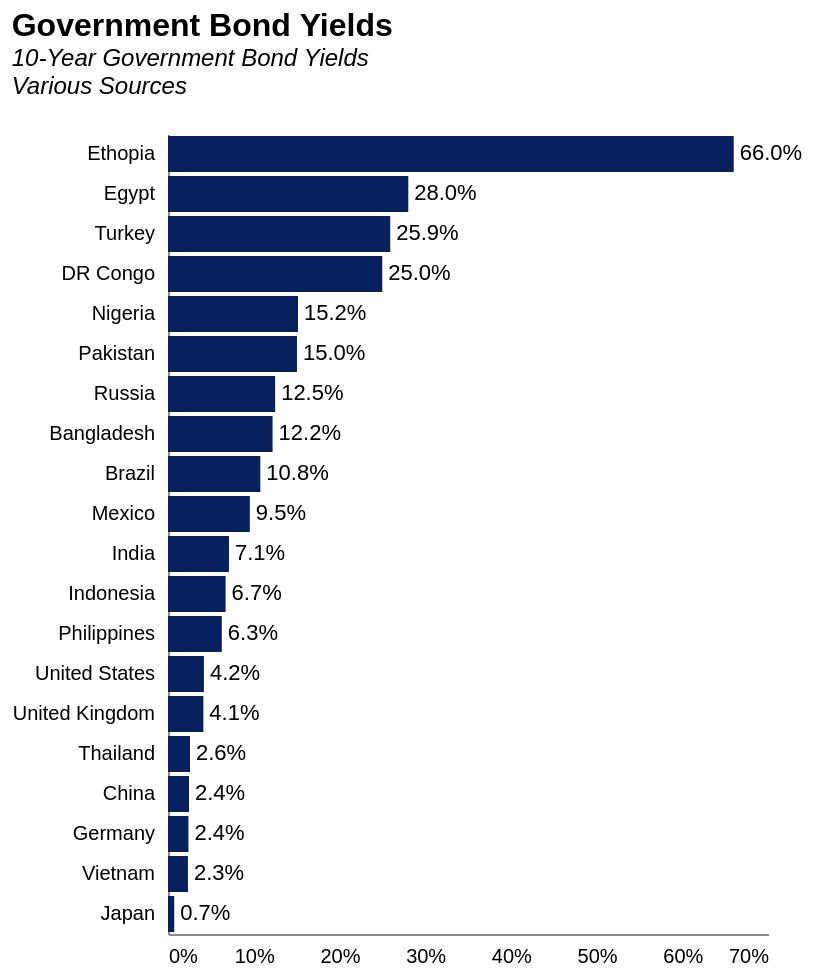

This figure's Vega-Lite source:
### Vega-Lite specification from a JSON file in a GitHub repository (floating-point values rounded to 4 significant figures)
{"config": {"axisX": {"labelPadding": 6, "tickOpacity": 0, "title": null, "grid": false, "ticks": false, "labelSeparation": 10}, "axisY": {"title": null, "grid": false, "tickOpacity": 0}, "title": {"fontSize": 16, "subtitleFontSize": 12, "subtitleFontStyle": "italic", "anchor": "start", "color": "black"}, "view": {"stroke": "transparent"}}, "layer": [{"mark": {"type": "bar", "color": "rgb(9, 32, 95)"}, "encoding": {"x": {"axis": {"format": ".0%"}, "field": "Value", "title": "", "type": "quantitative"}, "y": {"axis": {"title": null}, "field": "Country", "sort": "-x", "type": "nominal"}}}, {"mark": {"type": "text", "align": "left", "baseline": "middle", "dx": 3}, "encoding": {"text": {"field": "Value", "format": ".1%", "type": "quantitative"}, "x": {"axis": {"format": ".0%"}, "field": "Value", "title": "", "type": "quantitative"}, "y": {"axis": {"title": null}, "field": "Country", "sort": "-x", "type": "nominal"}}}], "data": {"name": "data-e8ccdb80131989ea86d165999bb192b5"}, "height": 400, "title": {"text": "Government Bond Yields", "subtitle": ["10-Year Government Bond Yields", "Various Sources", ""]}, "width": 300, "$schema": "https://vega.github.io/schema/vega-lite/v5.8.0.json", "datasets": {"data-e8ccdb80131989ea86d165999bb192b5": [{"Country": "Japan", "Value": 0.00725, "iso3": "JPN", "Source": "https://www.worldgovernmentbonds.com"}, {"Country": "Vietnam", "Value": 0.02328, "iso3": "VNM", "Source": "https://www.worldgovernmentbonds.com"}, {"Country": "Germany", "Value": 0.02382, "iso3": "DEU", "Source": "https://www.worldgovernmentbonds.com"}, {"Country": "China", "Value": 0.02447, "iso3": "CHN", "Source": "https://www.worldgovernmentbonds.com"}, {"Country": "Thailand", "Value": 0.02566, "iso3": "THA", "Source": "https://www.worldgovernmentbonds.com"}, {"Country": "United Kingdom", "Value": 0.04123, "iso3": "GBR", "Source": "https://www.worldgovernmentbonds.com"}, {"Country": "United States", "Value": 0.0419, "iso3": "USA", "Source": "https://www.worldgovernmentbonds.com"}, {"Country": "Philippines", "Value": 0.06278, "iso3": "PHL", "Source": "https://www.worldgovernmentbonds.com"}, {"Country": "Indonesia", "Value": 0.06719, "iso3": "IDN", "Source": "https://www.worldgovernmentbonds.com"}, {"Country": "India", "Value": 0.07114, "iso3": "IND", "Source": "https://www.worldgovernmentbonds.com"}, {"Country": "Mexico", "Value": 0.09547, "iso3": "MEX", "Source": "https://www.worldgovernmentbonds.com"}, {"Country": "Brazil", "Value": 0.1077, "iso3": "BRA", "Source": "https://www.worldgovernmentbonds.com"}, {"Country": "Bangladesh", "Value": 0.122, "iso3": "BGD", "Source": "https://www.worldgovernmentbonds.com"}, {"Country": "Russia", "Value": 0.125, "iso3": "RUS", "Source": "https://www.worldgovernmentbonds.com"}, {"Country": "Pakistan", "Value": 0.1505, "iso3": "PAK", "Source": "https://www.worldgovernmentbonds.com"}, {"Country": "Nigeria", "Value": 0.1517, "iso3": "NGA", "Source": "https://www.worldgovernmentbonds.com"}, {"Country": "Turkey", "Value": 0.2593, "iso3": "TUR", "Source": "https://www.worldgovernmentbonds.com"}, {"Country": "Egypt", "Value": 0.2803, "iso3": "EGY", "Source": "https://www.worldgovernmentbonds.com"}, {"Country": "Ethopia", "Value": 0.66, "iso3": "ETH", "Source": "https://www.reuters.com/world/africa/ethiopia-edges-towards-default-bondholder-talks-falter-2023-12-08/"}, {"Country": "DR Congo", "Value": 0.25, "iso3": "COD", "Source": "https://cbonds.com/news/2612405/"}]}}
